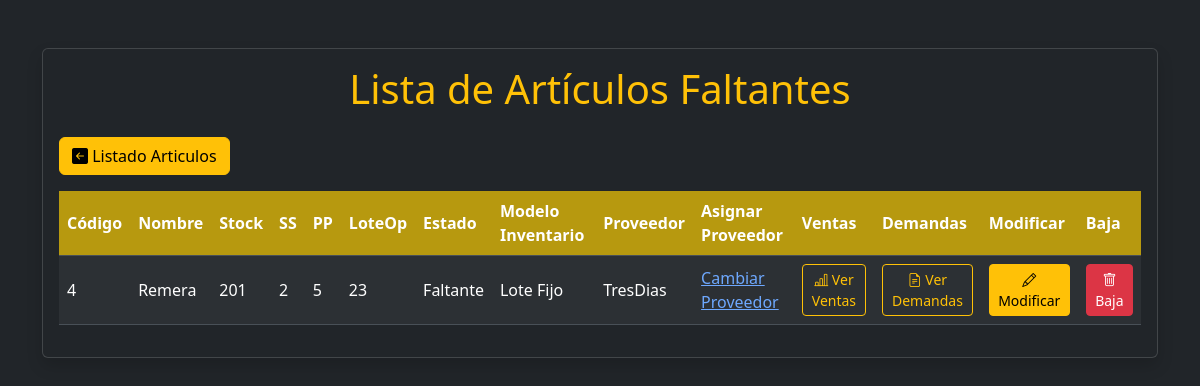
The page /lista_articulos_faltantes/ on the database as committed earlier.
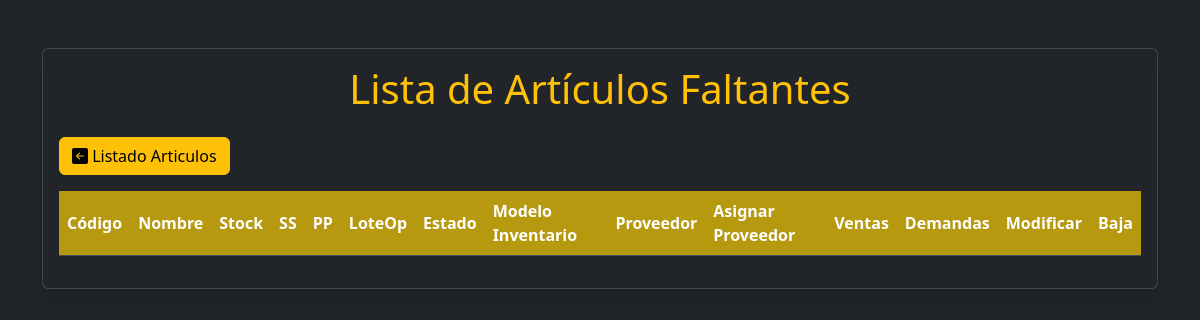
The same page on the database as committed later.
### stock/models.py (models this page shows)
class Articulo(models.Model):
    codArticulo = models.AutoField(primary_key=True)
    fechaAltaArticulo = models.DateField(auto_now_add=True)
    fechaBajaArticulo = models.DateField(null=True, blank=True, max_length=30)
    nombreArticulo = models.CharField(max_length=30)
    stockArticulo = models.IntegerField()
    puntoPedido = models.IntegerField(default=0)
    stockSeguridad = models.IntegerField(default=0)
    loteOptimo = models.IntegerField(default=0)
    cantidasIntervaloFijo = models.IntegerField(default=0)
    estado = models.ForeignKey(EstadoArticulo, on_delete=models.CASCADE, related_name='articulos')
    modeloInventario = models.ForeignKey(ModeloInventario, on_delete=models.CASCADE, related_name="articulos")
    proveedor = models.ForeignKey(Proveedor, on_delete=models.CASCADE, related_name='articulos', null=True)

class EstadoArticulo(models.Model):
    codEA = models.AutoField(primary_key=True)
    nombreEA = models.CharField(max_length=30,null=False)
    fechaHoraBajaEA = models.DateField(null=True, blank=True)

class ModeloInventario(models.Model):
    codMI = models.AutoField(primary_key=True)
    nombreMI = models.CharField(max_length=30,null=False)

class Proveedor(models.Model):
    codProveedor = models.AutoField(primary_key=True)
    fechaBajaProveedor = models.DateField(null=True, blank=True)
    nombreProveedor = models.CharField(null=False, blank=False, max_length=30)
    diasDeDemora = models.IntegerField(null=False, blank=False)
    precioXunidad = models.FloatField(null=False, blank=False)
    costo_pedido = models.FloatField(null=False, blank=False)

### stock/views.py (the view)
# urls.py: path('lista_articulos_faltantes/', ListaArticulosFaltantes.as_view(), name='lista_articulos_faltantes'),
class ListaArticulosFaltantes(ListView):
    model = Articulo
    template_name = 'listar_articulos_faltantes.html'
    context_object_name = 'articulos'
    def get_queryset(self):
        return Articulo.objects.filter(fechaBajaArticulo__isnull=True, estado__nombreEA='Faltante')

### stock/Templates/listar_articulos_faltantes.html (shortened to what the changed rows need)
<!DOCTYPE html>
<html lang="en" data-bs-theme="dark">
<head>
    <link href="https://cdn.jsdelivr.net/npm/bootstrap@5.3.3/dist/css/bootstrap.min.css" rel="stylesheet"
>
    <link rel="stylesheet" href="https://cdn.jsdelivr.net/npm/bootstrap-icons@1.11.3/font/bootstrap-icons.min.css">
</head>
<body>
    <div class="container mt-5">
        <div class="card shadow">
            <div class="card-body">
                <h1 class="card-title mb-4 text-center text-warning">Lista de Artículos Faltantes</h1>
                <div class="table-responsive">
                    <table class="table table-striped table-hover">
                        <thead>
                            <tr>
                                <th scope="col" style="background-color: rgba(221, 182, 9, 0.795);">Código</th>
                                <th scope="col" style="background-color: rgba(221, 182, 9, 0.795);">Nombre</th>
                                <th scope="col" style="background-color: rgba(221, 182, 9, 0.795);">Stock</th>
                                <th scope="col" style="background-color: rgba(221, 182, 9, 0.795);">SS</th>
                                <th scope="col" style="background-color: rgba(221, 182, 9, 0.795);">PP</th>
                                <th scope="col" style="background-color: rgba(221, 182, 9, 0.795);">LoteOp</th>
                                <th scope="col" style="background-color: rgba(221, 182, 9, 0.795);">Estado</th>
                                <th scope="col" style="background-color: rgba(221, 182, 9, 0.795);">Modelo Inventario</th>
                                <th scope="col" style="background-color: rgba(221, 182, 9, 0.795);">Proveedor</th>
                                <th scope="col" style="background-color: rgba(221, 182, 9, 0.795);">Asignar Proveedor</th>
                                <th scope="col" style="background-color: rgba(221, 182, 9, 0.795);">Ventas</th>
                                <th scope="col" style="background-color: rgba(221, 182, 9, 0.795);">Demandas</th>
                                <th scope="col" style="background-color: rgba(221, 182, 9, 0.795);">Modificar</th>
                                <th scope="col" style="background-color: rgba(221, 182, 9, 0.795);">Baja</th>
                            </tr>
                        </thead>
                        <tbody>
                            {% for articulo in articulos %}
                            <tr>
                                <td>{{ articulo.codArticulo }}</td>
                                <td>{{ articulo.nombreArticulo }}</td>
                                <td>{{ articulo.stockArticulo }}</td>
                                <td>{{ articulo.stockSeguridad }}</td>
                                <td>{{ articulo.puntoPedido }}</td>
                                <td>{{ articulo.loteOptimo }}</td>
                                <td>{{ articulo.estado.nombreEA }}</td>
                                <td>{{ articulo.modeloInventario.nombreMI }}</td>
                                <td>{{ articulo.proveedor.nombreProveedor }}</td>
                                <td><a href="{% url 'asignar_proveedor' articulo.pk %}">Cambiar Proveedor</a></td>
                                <td><a href="{% url 'ventas_articulo' articulo.pk %}" class="btn btn-outline-warning btn-sm"><i class="bi bi-bar-chart-line"></i> Ver Ventas</a></td>
                                <td><a href="{% url 'demandas_articulo' articulo.pk %}" class="btn btn-outline-warning btn-sm"><i class="bi bi-file-earmark-text"></i> Ver Demandas</a></td>
                                <td><a href="{% url 'modificar_articulo' articulo.pk %}" class="btn btn-warning btn-sm"><i class="bi bi-pencil"></i> Modificar</a></td>
                                <td>
                                    <form method="post" action="{% url 'baja_articulo' articulo.pk %}">
                                        <button onclick="return confirm('¿Estás seguro de que deseas dar de baja este artículo?');" type="submit" class="btn btn-danger btn-sm"><i class="bi bi-trash"></i> Baja</button>
                                    </form>
                                </td>
                            </tr>
                            {% endfor %}
                        </tbody>
                    </table>
                </div>
            </div>
        </div>
    </div>
</body>
</html>

Rows that differ between the two databases and show on the page:
no longer on this page (row edited): Articulo: codArticulo "4", nombreArticulo "Remera", stockArticulo "201", stockSeguridad "2", puntoPedido "5", loteOptimo "23", estado.nombreEA "Faltante", modeloInventario.nombreMI "Lote Fijo", proveedor.nombreProveedor "TresDias"
